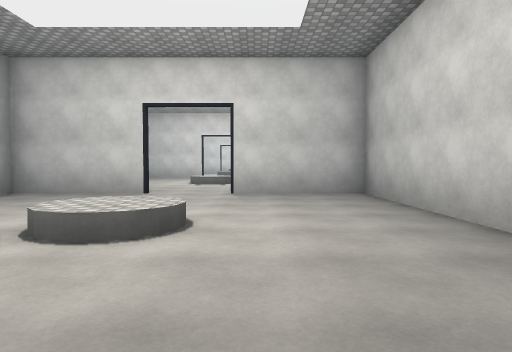
View 1 (above)

16 first-person views from a walk through a 3-D level made in the Unity game engine. The camera is 1.3 m above the floor, tilts 2° down and sees 75° across. The floor is counted in squares, 2 m on a side. Each view is taken from the middle of a square. On the plan, view 1 faces up. The plan holds only what a view shows up to about 10 squares ahead; the rest is blank. The place goes on beyond the plan. The player is left out. Surface patterns are stand-ins for the level's own textures.

View 2
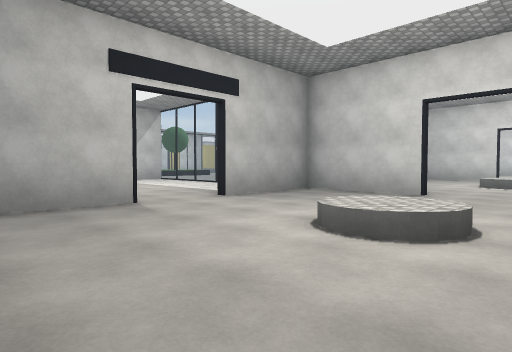

View 3
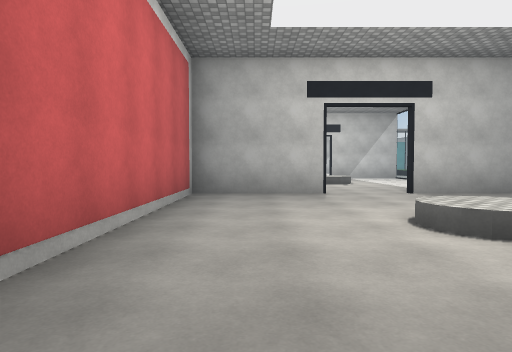

View 4
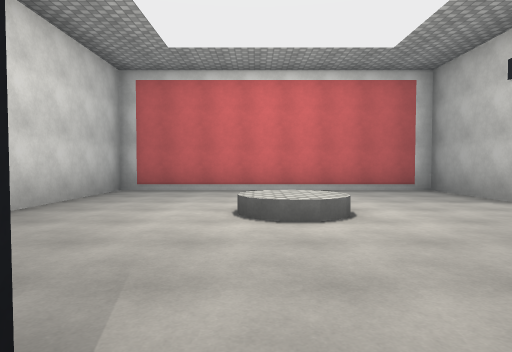

View 5
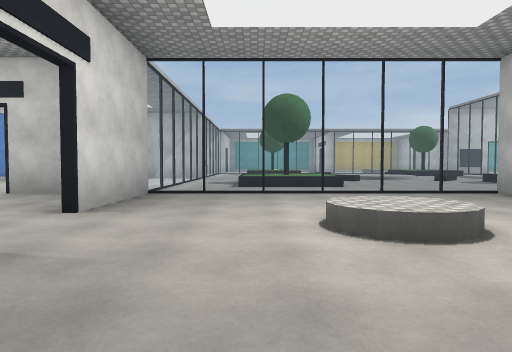

View 6
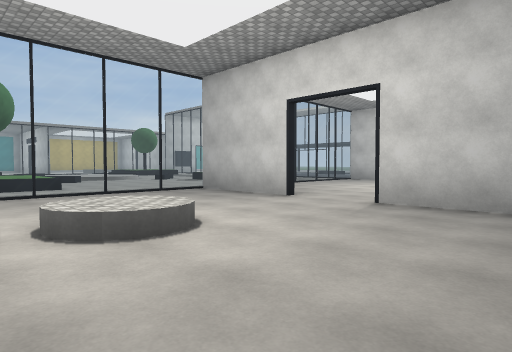

View 7
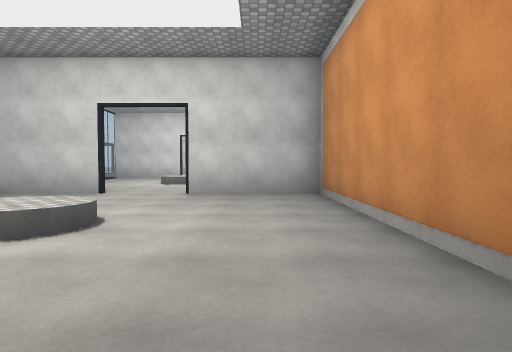

View 8
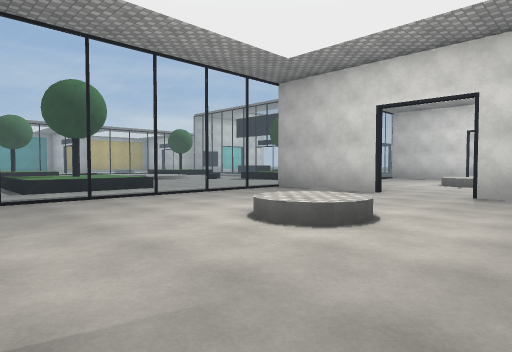

View 9
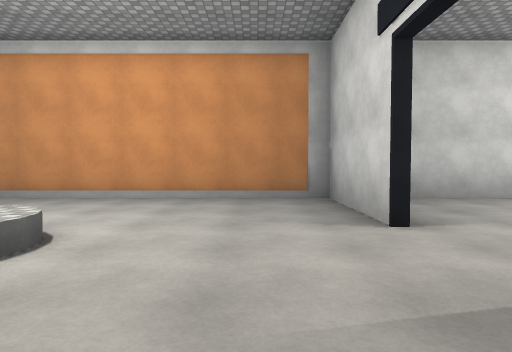

View 10
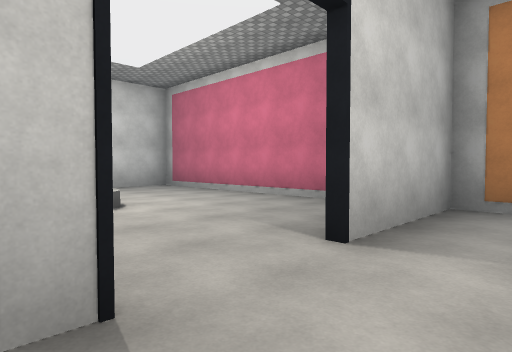

View 11
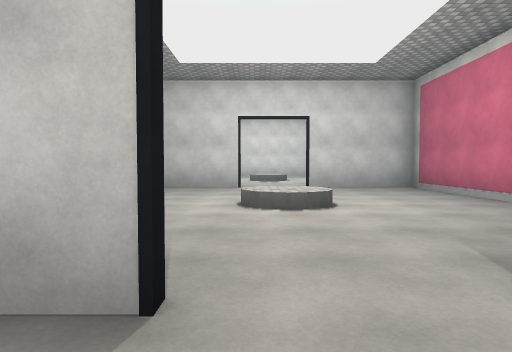

View 12
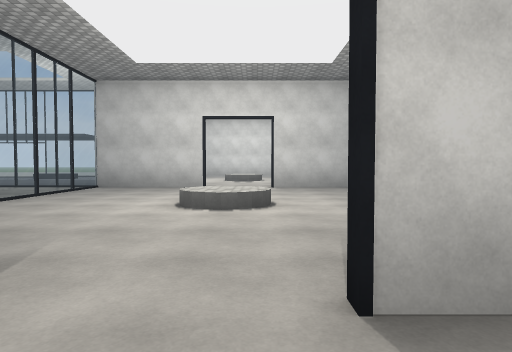

View 13
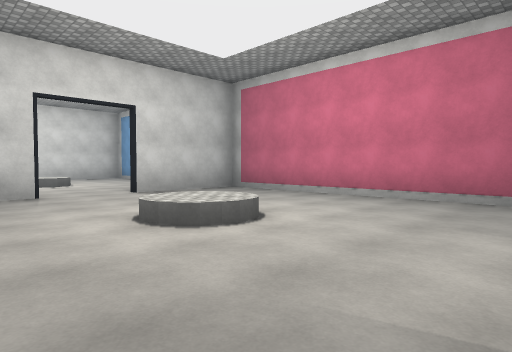

View 14
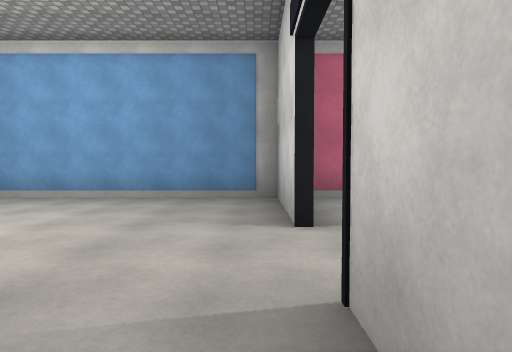

View 15
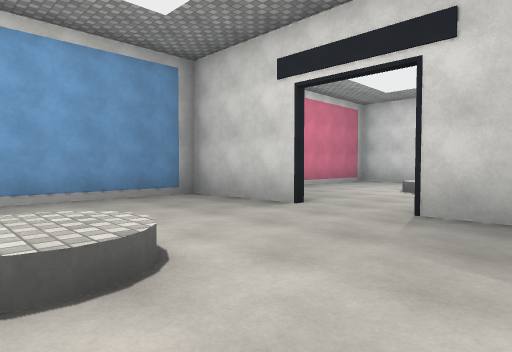

View 16
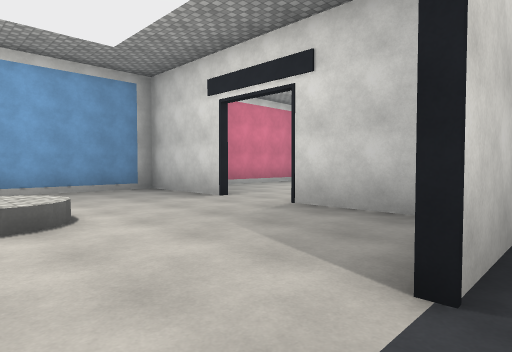

### Floor plan
Key: @ floor where view 1 was taken; # wall or solid block; . floor; / step, stairs or slope; = window, fence, low wall or low ledge; ^ raised ledge; O other object.
Columns run from 10 left of view 1 to 3 right of it. Each row starts with its distance up from view 1.
 28     ....// ..#
 27     ....//...#
 26     .#.......#
 25     .#.......#
 24      #.......#
 23   ===###..####
 22    ..=.......#
 21    ..=.......#
 20      =..//...#
 19       ..//...#
 18       .......#
 17   ..  .......#
 16   ...=.......#
 15   ...=##..####
 14   ...=.......#
 13  ....=.......#
 12 ^^^..=..//...#
 11 ^O^..=..//...#
 10 ^^^..=.......#
  9  ....=.......#
  8   ...=.......#
  7    ==###..####
  6   ...#.......#
  5  ....#.......#
  4  /......//...#
  3   ......//...#
  2      #.......#
  1      #.......#
  0      #....@..#
 -1      #########

Where each view was taken, in squares from view 1:
view 1: 0 up, 0 right, facing up
view 2: 0 up, 0 right, facing up-left
view 3: 1 up, 2 right, facing left
view 4: 8 up, 1 left, facing down
view 5: 10 up, 2 right, facing left
view 6: 10 up, 2 right, facing up-left
view 7: 8 up, 1 right, facing up
view 8: 8 up, 1 right, facing up-left
view 9: 9 up, 4 left, facing right
view 10: 14 up, 3 left, facing up-right
view 11: 14 up, 2 left, facing up
view 12: 14 up, 1 left, facing up
view 13: 16 up, 4 left, facing up-right
view 14: 24 up, 4 left, facing right
view 15: 28 up, 4 left, facing down-right
view 16: 28 up, 6 left, facing down-right
